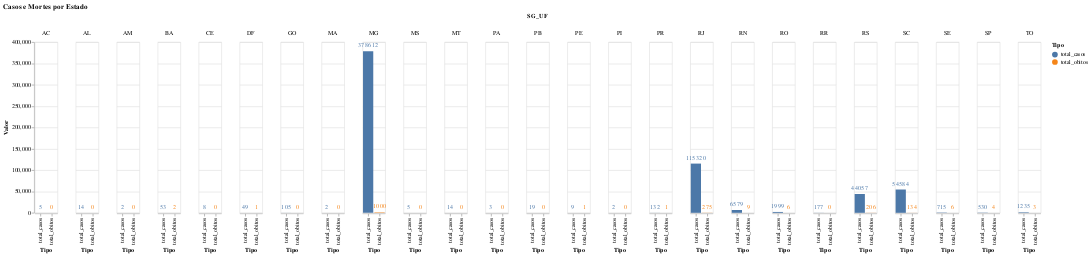

Source (notebook cell):
### Markdown cell above
## Analisando casos por estado

### Code cell
# Agregando casos por estado
casos_por_estado = df.groupby('SG_UF').size().reset_index()
casos_por_estado = casos_por_estado.rename(columns={0: 'total_casos'})

# Agregando mortes por estado
mortes_por_estado = df.groupby('SG_UF')['DT_OBITO'].sum().reset_index()
mortes_por_estado = mortes_por_estado.rename(columns={'DT_OBITO': 'total_obitos'})

casos_mortes_estado = pd.merge(casos_por_estado, mortes_por_estado, on='SG_UF', how='left')

# Melt no dataset
casos_mortes_estado = casos_mortes_estado.melt(
    id_vars=['SG_UF'],
    value_vars=['total_casos', 'total_obitos'],
    var_name='Tipo',
    value_name='Valor'
)

# Grafico de barras agrupado
base = alt.Chart(casos_mortes_estado).encode(
    x='Tipo:O',
    y='Valor:Q',
    color='Tipo:N',
    tooltip=['SG_UF', 'Tipo', 'Valor']
)

bars = base.mark_bar()

text = base.mark_text(
    align='center',
    baseline='bottom',
    dy=-5
).encode(
    text='Valor:Q'
)

layered_chart = alt.layer(bars, text)

chart = layered_chart.facet(
    column='SG_UF:N'
).properties(
    title='Casos e Mortes por Estado'
)

chart.display()

casos_mortes_estado = None
gc.collect()

### Figure 1 — Vega-Lite specification as saved in the notebook (floating-point values rounded to 4 significant figures)
{"config": {"view": {"continuousWidth": 300, "continuousHeight": 300}}, "data": {"name": "data-9cccbe57835892d2028fb4f2c875a7a8"}, "facet": {"column": {"field": "SG_UF", "type": "nominal"}}, "spec": {"layer": [{"mark": {"type": "bar"}, "encoding": {"color": {"field": "Tipo", "type": "nominal"}, "tooltip": [{"field": "SG_UF", "type": "nominal"}, {"field": "Tipo", "type": "nominal"}, {"field": "Valor", "type": "quantitative"}], "x": {"field": "Tipo", "type": "ordinal"}, "y": {"field": "Valor", "type": "quantitative"}}}, {"mark": {"type": "text", "align": "center", "baseline": "bottom", "dy": -5}, "encoding": {"color": {"field": "Tipo", "type": "nominal"}, "text": {"field": "Valor", "type": "quantitative"}, "tooltip": [{"field": "SG_UF", "type": "nominal"}, {"field": "Tipo", "type": "nominal"}, {"field": "Valor", "type": "quantitative"}], "x": {"field": "Tipo", "type": "ordinal"}, "y": {"field": "Valor", "type": "quantitative"}}}]}, "title": "Casos e Mortes por Estado", "$schema": "https://vega.github.io/schema/vega-lite/v5.20.1.json", "datasets": {"data-9cccbe57835892d2028fb4f2c875a7a8": [{"SG_UF": "AC", "Tipo": "total_casos", "Valor": 5}, {"SG_UF": "AL", "Tipo": "total_casos", "Valor": 14}, {"SG_UF": "AM", "Tipo": "total_casos", "Valor": 2}, {"SG_UF": "BA", "Tipo": "total_casos", "Valor": 53}, {"SG_UF": "CE", "Tipo": "total_casos", "Valor": 8}, {"SG_UF": "DF", "Tipo": "total_casos", "Valor": 49}, {"SG_UF": "GO", "Tipo": "total_casos", "Valor": 105}, {"SG_UF": "MA", "Tipo": "total_casos", "Valor": 2}, {"SG_UF": "MG", "Tipo": "total_casos", "Valor": 378612}, {"SG_UF": "MS", "Tipo": "total_casos", "Valor": 5}, {"SG_UF": "MT", "Tipo": "total_casos", "Valor": 14}, {"SG_UF": "PA", "Tipo": "total_casos", "Valor": 3}, {"SG_UF": "PB", "Tipo": "total_casos", "Valor": 19}, {"SG_UF": "PE", "Tipo": "total_casos", "Valor": 9}, {"SG_UF": "PI", "Tipo": "total_casos", "Valor": 2}, {"SG_UF": "PR", "Tipo": "total_casos", "Valor": 132}, {"SG_UF": "RJ", "Tipo": "total_casos", "Valor": 115320}, {"SG_UF": "RN", "Tipo": "total_casos", "Valor": 6579}, {"SG_UF": "RO", "Tipo": "total_casos", "Valor": 1999}, {"SG_UF": "RR", "Tipo": "total_casos", "Valor": 177}, {"SG_UF": "RS", "Tipo": "total_casos", "Valor": 44057}, {"SG_UF": "SC", "Tipo": "total_casos", "Valor": 54584}, {"SG_UF": "SE", "Tipo": "total_casos", "Valor": 715}, {"SG_UF": "SP", "Tipo": "total_casos", "Valor": 530}, {"SG_UF": "TO", "Tipo": "total_casos", "Valor": 1235}, {"SG_UF": "AC", "Tipo": "total_obitos", "Valor": 0}, {"SG_UF": "AL", "Tipo": "total_obitos", "Valor": 0}, {"SG_UF": "AM", "Tipo": "total_obitos", "Valor": 0}, {"SG_UF": "BA", "Tipo": "total_obitos", "Valor": 2}, {"SG_UF": "CE", "Tipo": "total_obitos", "Valor": 0}, {"SG_UF": "DF", "Tipo": "total_obitos", "Valor": 1}, {"SG_UF": "GO", "Tipo": "total_obitos", "Valor": 0}, {"SG_UF": "MA", "Tipo": "total_obitos", "Valor": 0}, {"SG_UF": "MG", "Tipo": "total_obitos", "Valor": 1000}, {"SG_UF": "MS", "Tipo": "total_obitos", "Valor": 0}, {"SG_UF": "MT", "Tipo": "total_obitos", "Valor": 0}, {"SG_UF": "PA", "Tipo": "total_obitos", "Valor": 0}, {"SG_UF": "PB", "Tipo": "total_obitos", "Valor": 0}, {"SG_UF": "PE", "Tipo": "total_obitos", "Valor": 1}, {"SG_UF": "PI", "Tipo": "total_obitos", "Valor": 0}, {"SG_UF": "PR", "Tipo": "total_obitos", "Valor": 1}, {"SG_UF": "RJ", "Tipo": "total_obitos", "Valor": 275}, {"SG_UF": "RN", "Tipo": "total_obitos", "Valor": 9}, {"SG_UF": "RO", "Tipo": "total_obitos", "Valor": 6}, {"SG_UF": "RR", "Tipo": "total_obitos", "Valor": 0}, {"SG_UF": "RS", "Tipo": "total_obitos", "Valor": 206}, {"SG_UF": "SC", "Tipo": "total_obitos", "Valor": 134}, {"SG_UF": "SE", "Tipo": "total_obitos", "Valor": 6}, {"SG_UF": "SP", "Tipo": "total_obitos", "Valor": 4}, {"SG_UF": "TO", "Tipo": "total_obitos", "Valor": 3}]}}
